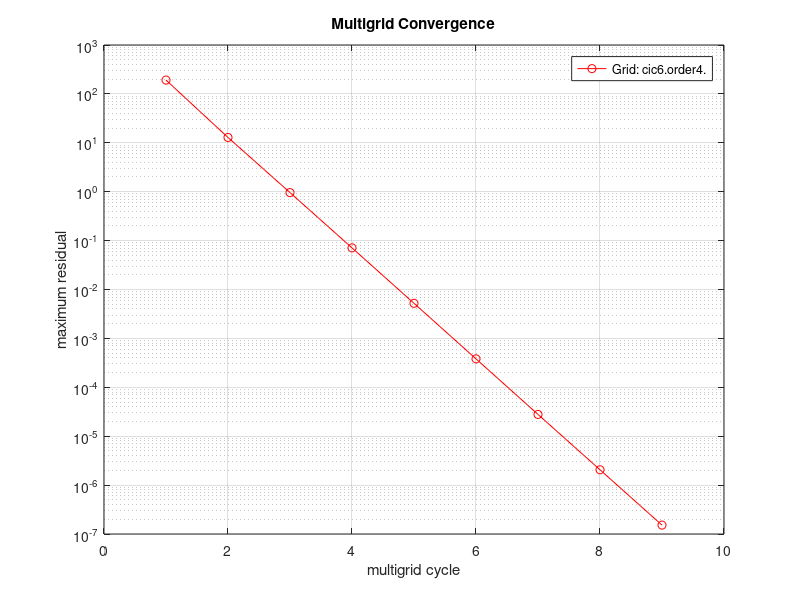

Here is the MATLAB script that generated this plot:
t=[1 2 3 4 5 6 7 8 9 ];
defect=[1.918e+02 1.286e+01 9.590e-01 7.099e-02 5.220e-03 3.818e-04 2.787e-05 2.058e-06 1.519e-07 ];
clf
set(gca,'FontSize',16);
plot(t,defect,'r-o');
title('Multigrid Convergence');
ylabel('maximum residual');
xlabel('multigrid cycle');
set(gca,'YScale','log');
grid on
legend('Grid: cic6.order4.','BC: DDDD+PPDI.','Fourth-order accurate.','1.1e+06 points. 5 levels.','ave CR=0.074, ECR=0.61');
% pause
% print -deps2 residual.eps
